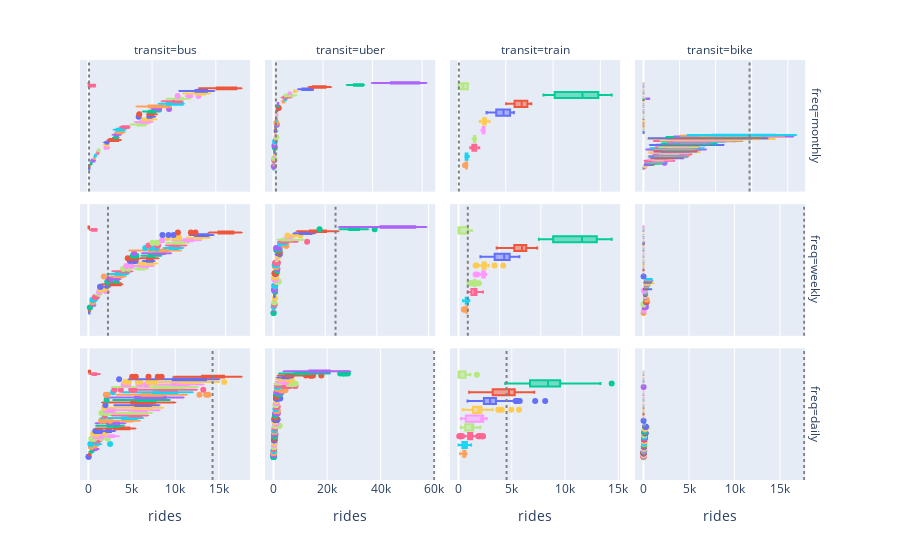

This figure's notebook cell:
### Code cell
# Compare attendance to distribution of ridership
this_plot_data = plot_data[plot_data['freq'] != 'yearly']
fig = px.box(this_plot_data, x='rides', color='id', facet_row='freq', facet_col='transit')
for t,f,d in this_plot_data[['transit','freq','poi_delta']].drop_duplicates().itertuples(index=False):
    row = this_plot_data['forder'].cat.categories.get_loc(f)
    col = this_plot_data['torder'].cat.categories.get_loc(t)
    fig.add_vline(x=d, row=row, col=col, line_dash="dot", line_color="gray")
fig = fig.update_yaxes(matches=None)
fig = fig.update_xaxes(matches=None)
fig = fig.update_layout(showlegend=False)
fig.show()

# If we assume that the DNC ridership affect is evenly distributed across all
# POI transits in the city, we see that in most cases that would be a huge
# increase in ridership. This is because first, we are only considering 6% of
# all transit options. Second, the distribution of ridership is very concentrated
# in a few transit ids, so the median ridership is actually quite low. 

# We also see that errors are heteroskedastic by freq, transit, and tid
